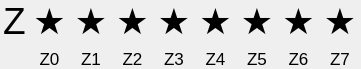
      <widget class="QSplitter" name="splitter_9">
       <property name="geometry">
        <rect>
         <x>20</x>
         <y>600</y>
         <width>361</width>
         <height>61</height>
        </rect>
       </property>
       <property name="sizePolicy">
        <sizepolicy hsizetype="Fixed" vsizetype="Fixed">
         <horstretch>0</horstretch>
         <verstretch>0</verstretch>
        </sizepolicy>
       </property>
       <property name="orientation">
        <enum>Qt::Horizontal</enum>
       </property>
       <property name="opaqueResize">
        <bool>false</bool>
       </property>
       <property name="handleWidth">
        <number>0</number>
       </property>
       <property name="childrenCollapsible">
        <bool>false</bool>
       </property>
       <widget class="QWidget" name="layoutWidget_80">
        <layout class="QVBoxLayout" name="group_Z">
         <item>
          <widget class="QLabel" name="circle_Z">
           <property name="font">
            <font>
             <family>Arial</family>
             <pointsize>28</pointsize>
             <weight>50</weight>
             <bold>false</bold>
             <strikeout>false</strikeout>
            </font>
           </property>
           <property name="toolTip">
            <string>&lt;html&gt;&lt;head/&gt;&lt;body&gt;&lt;p&gt;fiber1&lt;/p&gt;&lt;/body&gt;&lt;/html&gt;</string>
           </property>
           <property name="text">
            <string>Z</string>
           </property>
           <property name="alignment">
            <set>Qt::AlignCenter</set>
           </property>
           <property name="wordWrap">
            <bool>false</bool>
           </property>
          </widget>
         </item>
         <item>
          <widget class="QLabel" name="label_Z">
           <property name="font">
            <font>
             <family>Arial</family>
             <pointsize>13</pointsize>
             <weight>50</weight>
             <bold>false</bold>
             <strikeout>false</strikeout>
            </font>
           </property>
           <property name="text">
            <string/>
           </property>
           <property name="alignment">
            <set>Qt::AlignCenter</set>
           </property>
          </widget>
         </item>
        </layout>
       </widget>
       <widget class="QWidget" name="layoutWidget_182">
        <layout class="QVBoxLayout" name="group_Z0">
         <item>
          <widget class="QLabel" name="circle_Z0">
           <property name="font">
            <font>
             <family>Arial</family>
             <pointsize>27</pointsize>
             <weight>50</weight>
             <bold>false</bold>
             <underline>false</underline>
             <strikeout>false</strikeout>
            </font>
           </property>
           <property name="toolTip">
            <string>&lt;html&gt;&lt;head/&gt;&lt;body&gt;&lt;p&gt;fiber1&lt;/p&gt;&lt;/body&gt;&lt;/html&gt;</string>
           </property>
           <property name="text">
            <string>★</string>
           </property>
           <property name="alignment">
            <set>Qt::AlignCenter</set>
           </property>
           <property name="wordWrap">
            <bool>false</bool>
           </property>
          </widget>
         </item>
         <item>
          <widget class="QLabel" name="label_Z0">
           <property name="font">
            <font>
             <family>Arial</family>
             <pointsize>13</pointsize>
             <weight>50</weight>
             <bold>false</bold>
             <strikeout>false</strikeout>
            </font>
           </property>
           <property name="text">
            <string>Z0</string>
           </property>
           <property name="alignment">
            <set>Qt::AlignCenter</set>
           </property>
          </widget>
         </item>
        </layout>
       </widget>
       <widget class="QWidget" name="layoutWidget_183">
        <layout class="QVBoxLayout" name="group_Z1">
         <item>
          <widget class="QLabel" name="circle_Z1">
           <property name="font">
            <font>
             <family>Arial</family>
             <pointsize>27</pointsize>
             <weight>50</weight>
             <bold>false</bold>
             <strikeout>false</strikeout>
            </font>
           </property>
           <property name="toolTip">
            <string>&lt;html&gt;&lt;head/&gt;&lt;body&gt;&lt;p&gt;fiber1&lt;/p&gt;&lt;/body&gt;&lt;/html&gt;</string>
           </property>
           <property name="text">
            <string>★</string>
           </property>
           <property name="alignment">
            <set>Qt::AlignCenter</set>
           </property>
           <property name="wordWrap">
            <bool>false</bool>
           </property>
          </widget>
         </item>
         <item>
          <widget class="QLabel" name="label_Z1">
           <property name="font">
            <font>
             <family>Arial</family>
             <pointsize>13</pointsize>
             <weight>50</weight>
             <bold>false</bold>
             <strikeout>false</strikeout>
            </font>
           </property>
           <property name="text">
            <string>Z1</string>
           </property>
           <property name="alignment">
            <set>Qt::AlignCenter</set>
           </property>
          </widget>
         </item>
        </layout>
       </widget>
       <widget class="QWidget" name="layoutWidget_184">
        <layout class="QVBoxLayout" name="group_Z2">
         <item>
          <widget class="QLabel" name="circle_Z2">
           <property name="font">
            <font>
             <family>Arial</family>
             <pointsize>27</pointsize>
             <weight>50</weight>
             <bold>false</bold>
             <strikeout>false</strikeout>
            </font>
           </property>
           <property name="toolTip">
            <string>&lt;html&gt;&lt;head/&gt;&lt;body&gt;&lt;p&gt;fiber1&lt;/p&gt;&lt;/body&gt;&lt;/html&gt;</string>
           </property>
           <property name="text">
            <string>★</string>
           </property>
           <property name="alignment">
            <set>Qt::AlignCenter</set>
           </property>
           <property name="wordWrap">
            <bool>false</bool>
           </property>
          </widget>
         </item>
         <item>
          <widget class="QLabel" name="label_Z2">
           <property name="font">
            <font>
             <family>Arial</family>
             <pointsize>13</pointsize>
             <weight>50</weight>
             <bold>false</bold>
             <strikeout>false</strikeout>
            </font>
           </property>
           <property name="text">
            <string>Z2</string>
           </property>
           <property name="alignment">
            <set>Qt::AlignCenter</set>
           </property>
          </widget>
         </item>
        </layout>
       </widget>
       <widget class="QWidget" name="layoutWidget_185">
        <layout class="QVBoxLayout" name="group_Z3">
         <item>
          <widget class="QLabel" name="circle_Z3">
           <property name="font">
            <font>
             <family>Arial</family>
             <pointsize>27</pointsize>
             <weight>50</weight>
             <bold>false</bold>
             <strikeout>false</strikeout>
            </font>
           </property>
           <property name="toolTip">
            <string>&lt;html&gt;&lt;head/&gt;&lt;body&gt;&lt;p&gt;fiber1&lt;/p&gt;&lt;/body&gt;&lt;/html&gt;</string>
           </property>
           <property name="text">
            <string>★</string>
           </property>
           <property name="alignment">
            <set>Qt::AlignCenter</set>
           </property>
           <property name="wordWrap">
            <bool>false</bool>
           </property>
          </widget>
         </item>
         <item>
          <widget class="QLabel" name="label_Z3">
           <property name="font">
            <font>
             <family>Arial</family>
             <pointsize>13</pointsize>
             <weight>50</weight>
             <bold>false</bold>
             <strikeout>false</strikeout>
            </font>
           </property>
           <property name="text">
            <string>Z3</string>
           </property>
           <property name="alignment">
            <set>Qt::AlignCenter</set>
           </property>
          </widget>
         </item>
        </layout>
       </widget>
       <widget class="QWidget" name="layoutWidget_83">
        <layout class="QVBoxLayout" name="group_Z4">
         <item>
          <widget class="QLabel" name="circle_Z4">
           <property name="font">
            <font>
             <family>Arial</family>
             <pointsize>27</pointsize>
             <weight>50</weight>
             <bold>false</bold>
             <strikeout>false</strikeout>
            </font>
           </property>
           <property name="toolTip">
            <string>&lt;html&gt;&lt;head/&gt;&lt;body&gt;&lt;p&gt;fiber1&lt;/p&gt;&lt;/body&gt;&lt;/html&gt;</string>
           </property>
           <property name="text">
            <string>★</string>
           </property>
           <property name="alignment">
            <set>Qt::AlignCenter</set>
           </property>
           <property name="wordWrap">
            <bool>false</bool>
           </property>
          </widget>
         </item>
         <item>
          <widget class="QLabel" name="label_Z4">
           <property name="font">
            <font>
             <family>Arial</family>
             <pointsize>13</pointsize>
             <weight>50</weight>
             <bold>false</bold>
             <strikeout>false</strikeout>
            </font>
           </property>
           <property name="text">
            <string>Z4</string>
           </property>
           <property name="alignment">
            <set>Qt::AlignCenter</set>
           </property>
          </widget>
         </item>
        </layout>
       </widget>
       <widget class="QWidget" name="layoutWidget_84">
        <layout class="QVBoxLayout" name="group_Z5">
         <item>
          <widget class="QLabel" name="circle_Z5">
           <property name="font">
            <font>
             <family>Arial</family>
             <pointsize>27</pointsize>
             <weight>50</weight>
             <bold>false</bold>
             <strikeout>false</strikeout>
            </font>
           </property>
           <property name="toolTip">
            <string>&lt;html&gt;&lt;head/&gt;&lt;body&gt;&lt;p&gt;fiber1&lt;/p&gt;&lt;/body&gt;&lt;/html&gt;</string>
           </property>
           <property name="text">
            <string>★</string>
           </property>
           <property name="alignment">
            <set>Qt::AlignCenter</set>
           </property>
           <property name="wordWrap">
            <bool>false</bool>
           </property>
          </widget>
         </item>
         <item>
          <widget class="QLabel" name="label_Z5">
           <property name="font">
            <font>
             <family>Arial</family>
             <pointsize>13</pointsize>
             <weight>50</weight>
             <bold>false</bold>
             <strikeout>false</strikeout>
            </font>
           </property>
           <property name="text">
            <string>Z5</string>
           </property>
           <property name="alignment">
            <set>Qt::AlignCenter</set>
           </property>
          </widget>
         </item>
        </layout>
       </widget>
       <widget class="QWidget" name="layoutWidget_85">
        <layout class="QVBoxLayout" name="group_Z6">
         <item>
          <widget class="QLabel" name="circle_Z6">
           <property name="font">
            <font>
             <family>Arial</family>
             <pointsize>27</pointsize>
             <weight>50</weight>
             <bold>false</bold>
             <strikeout>false</strikeout>
            </font>
           </property>
           <property name="toolTip">
            <string>&lt;html&gt;&lt;head/&gt;&lt;body&gt;&lt;p&gt;fiber1&lt;/p&gt;&lt;/body&gt;&lt;/html&gt;</string>
           </property>
           <property name="text">
            <string>★</string>
           </property>
           <property name="alignment">
            <set>Qt::AlignCenter</set>
           </property>
           <property name="wordWrap">
            <bool>false</bool>
           </property>
          </widget>
         </item>
         <item>
          <widget class="QLabel" name="label_Z6">
           <property name="font">
            <font>
             <family>Arial</family>
             <pointsize>13</pointsize>
             <weight>50</weight>
             <bold>false</bold>
             <strikeout>false</strikeout>
            </font>
           </property>
           <property name="text">
            <string>Z6</string>
           </property>
           <property name="alignment">
            <set>Qt::AlignCenter</set>
           </property>
          </widget>
         </item>
        </layout>
       </widget>
       <widget class="QWidget" name="layoutWidget_186">
        <layout class="QVBoxLayout" name="group_Z7">
         <item>
          <widget class="QLabel" name="circle_Z7">
           <property name="font">
            <font>
             <family>Arial</family>
             <pointsize>27</pointsize>
             <weight>50</weight>
             <bold>false</bold>
             <strikeout>false</strikeout>
            </font>
           </property>
           <property name="toolTip">
            <string>&lt;html&gt;&lt;head/&gt;&lt;body&gt;&lt;p&gt;fiber1&lt;/p&gt;&lt;/body&gt;&lt;/html&gt;</string>
           </property>
           <property name="text">
            <string>★</string>
           </property>
           <property name="alignment">
            <set>Qt::AlignCenter</set>
           </property>
           <property name="wordWrap">
            <bool>false</bool>
           </property>
          </widget>
         </item>
         <item>
          <widget class="QLabel" name="label_Z7">
           <property name="font">
            <font>
             <family>Arial</family>
             <pointsize>13</pointsize>
             <weight>50</weight>
             <bold>false</bold>
             <strikeout>false</strikeout>
            </font>
           </property>
           <property name="text">
            <string>Z7</string>
           </property>
           <property name="alignment">
            <set>Qt::AlignCenter</set>
           </property>
          </widget>
         </item>
        </layout>
       </widget>
      </widget>
